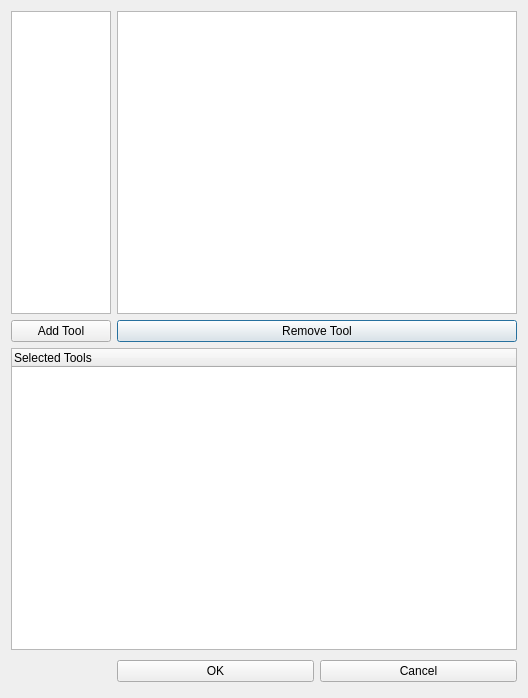
<?xml version="1.0" encoding="UTF-8"?>
<ui version="4.0">
 <class>ToolsConfig</class>
 <widget class="QDialog" name="ToolsConfig">
  <property name="geometry">
   <rect>
    <x>0</x>
    <y>0</y>
    <width>507</width>
    <height>698</height>
   </rect>
  </property>
  <property name="windowTitle">
   <string>Tools Selection</string>
  </property>
  <layout class="QHBoxLayout" name="horizontalLayout">
   <item>
    <layout class="QGridLayout" name="gridLayout">
     <item row="3" column="0" colspan="2">
      <widget class="QTreeWidget" name="treeWidget">
       <column>
        <property name="text">
         <string notr="true">Selected Tools</string>
        </property>
       </column>
      </widget>
     </item>
     <item row="0" column="0">
      <widget class="QListWidget" name="listWidget">
       <property name="minimumSize">
        <size>
         <width>100</width>
         <height>0</height>
        </size>
       </property>
       <property name="maximumSize">
        <size>
         <width>100</width>
         <height>16777215</height>
        </size>
       </property>
      </widget>
     </item>
     <item row="4" column="0">
      <spacer>
       <property name="orientation">
        <enum>Qt::Horizontal</enum>
       </property>
       <property name="sizeHint" stdset="0">
        <size>
         <width>131</width>
         <height>31</height>
        </size>
       </property>
      </spacer>
     </item>
     <item row="2" column="1">
      <widget class="QPushButton" name="removeButton">
       <property name="text">
        <string>Remove Tool</string>
       </property>
      </widget>
     </item>
     <item row="0" column="1">
      <widget class="QTableWidget" name="tableWidget">
       <property name="minimumSize">
        <size>
         <width>400</width>
         <height>0</height>
        </size>
       </property>
      </widget>
     </item>
     <item row="4" column="1">
      <layout class="QHBoxLayout">
       <property name="spacing">
        <number>6</number>
       </property>
       <property name="leftMargin">
        <number>0</number>
       </property>
       <property name="topMargin">
        <number>0</number>
       </property>
       <property name="rightMargin">
        <number>0</number>
       </property>
       <property name="bottomMargin">
        <number>0</number>
       </property>
       <item>
        <widget class="QPushButton" name="okButton">
         <property name="text">
          <string>OK</string>
         </property>
        </widget>
       </item>
       <item>
        <widget class="QPushButton" name="cancelButton">
         <property name="text">
          <string>Cancel</string>
         </property>
        </widget>
       </item>
      </layout>
     </item>
     <item row="2" column="0">
      <widget class="QPushButton" name="addButton">
       <property name="text">
        <string>Add Tool</string>
       </property>
      </widget>
     </item>
    </layout>
   </item>
  </layout>
 </widget>
 <resources>
  <include location="Resources/tools.qrc"/>
 </resources>
 <connections>
  <connection>
   <sender>okButton</sender>
   <signal>clicked()</signal>
   <receiver>ToolsConfig</receiver>
   <slot>accept()</slot>
   <hints>
    <hint type="sourcelabel">
     <x>278</x>
     <y>253</y>
    </hint>
    <hint type="destinationlabel">
     <x>96</x>
     <y>254</y>
    </hint>
   </hints>
  </connection>
  <connection>
   <sender>cancelButton</sender>
   <signal>clicked()</signal>
   <receiver>ToolsConfig</receiver>
   <slot>reject()</slot>
   <hints>
    <hint type="sourcelabel">
     <x>369</x>
     <y>253</y>
    </hint>
    <hint type="destinationlabel">
     <x>179</x>
     <y>282</y>
    </hint>
   </hints>
  </connection>
 </connections>
</ui>
